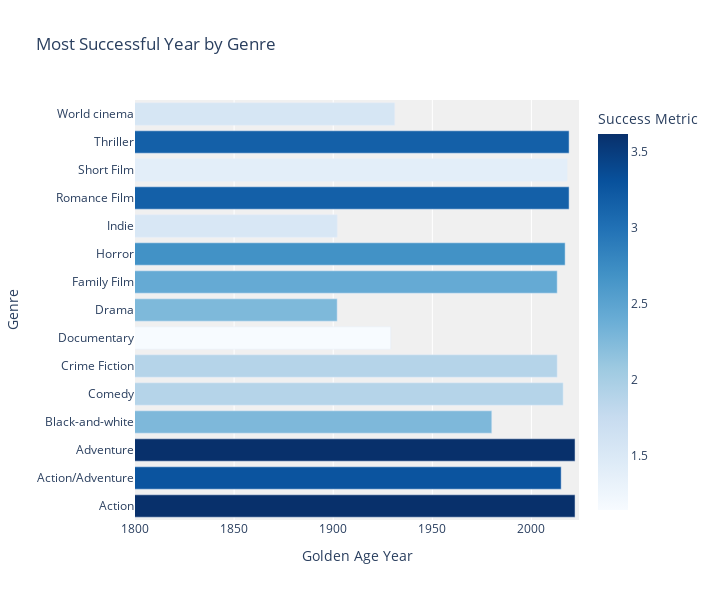

The notebook cell this image was saved under:
### Code cell
# Get the most represented genres in the dataset
movies['movie_genres_final'] = movies['movie_genres_final'].apply(lambda x: x.split(', ') if isinstance(x, str) else x)
movies['release_year'] = pd.to_datetime(movies['combined_release_date']).dt.year
all_genres_per_film = movies.explode('movie_genres_final')
popular_genres = all_genres_per_film['movie_genres_final'].value_counts().head(15).index
popular_movies_genre = all_genres_per_film[all_genres_per_film['movie_genres_final'].isin(top_15_genres)]
#Group by genre and year and compute the mean success score
genre_year_success = popular_movies_genre.groupby(['movie_genres_final', 'release_year'])['success_metric_scaled'].mean().reset_index()
golden_age = genre_year_success.loc[genre_year_success.groupby('movie_genres_final')['success_metric_scaled'].idxmax()]
golden_age = golden_age.rename(columns={'release_year': 'Golden Age Year', 'success_metric_scaled': 'Max Success Metric'})
# Bar plot with success
fig = px.bar(
    golden_age,
    x='Golden Age Year',
    y='movie_genres_final',
    color='Max Success Metric',
    title='Most Successful Year by Genre',
    labels={'movie_genres_final': 'Genre', 'Golden Age Year': 'Year', 'Max Success Metric': 'Success Metric'},
    hover_data=['Max Success Metric'],
    color_continuous_scale='Blues'
)
fig.update_layout(
    xaxis=dict(title='Golden Age Year', range=[1800, pd.Timestamp.now().year]),
    yaxis_title="Genre",
    plot_bgcolor='#f0f0f0',
    height=600,
    width=720
)
fig.show()
fig.write_html('plots/horbar.html', full_html=False)

### Figure 1 — Plotly figure (JSON) as saved in the notebook; plotly's stock layout.template omitted (floating-point values rounded to 4 significant figures)
{"data": [{"alignmentgroup": "True", "customdata": [[3.615], [3.273], [3.615], [2.267], [1.897], [1.894], [1.144], [2.264], [2.425], [2.687], [1.536], [3.161], [1.388], [3.161], [1.55]], "hovertemplate": "Year=%{x}<br>Genre=%{y}<br>Success Metric=%{marker.color}<extra></extra>", "legendgroup": "", "marker": {"color": [3.615, 3.273, 3.615, 2.267, 1.897, 1.894, 1.144, 2.264, 2.425, 2.687, 1.536, 3.161, 1.388, 3.161, 1.55], "coloraxis": "coloraxis", "pattern": {"shape": ""}}, "name": "", "offsetgroup": "", "orientation": "h", "showlegend": false, "textposition": "auto", "type": "bar", "x": [2022, 2015, 2022, 1980, 2016, 2013, 1929, 1902, 2013, 2017, 1902, 2019, 2018, 2019, 1931], "xaxis": "x", "y": ["Action", "Action/Adventure", "Adventure", "Black-and-white", "Comedy", "Crime Fiction", "Documentary", "Drama", "Family Film", "Horror", "Indie", "Romance Film", "Short Film", "Thriller", "World cinema"], "yaxis": "y"}], "layout": {"barmode": "relative", "coloraxis": {"colorbar": {"title": {"text": "Success Metric"}}, "colorscale": [[0, "rgb(247,251,255)"], [0.125, "rgb(222,235,247)"], [0.25, "rgb(198,219,239)"], [0.375, "rgb(158,202,225)"], [0.5, "rgb(107,174,214)"], [0.625, "rgb(66,146,198)"], [0.75, "rgb(33,113,181)"], [0.875, "rgb(8,81,156)"], [1, "rgb(8,48,107)"]]}, "height": 600, "legend": {"tracegroupgap": 0}, "plot_bgcolor": "#f0f0f0", "title": {"text": "Most Successful Year by Genre"}, "width": 720, "xaxis": {"anchor": "y", "domain": [0, 1], "range": [1800, 2024], "title": {"text": "Golden Age Year"}}, "yaxis": {"anchor": "x", "domain": [0, 1], "title": {"text": "Genre"}}}}
